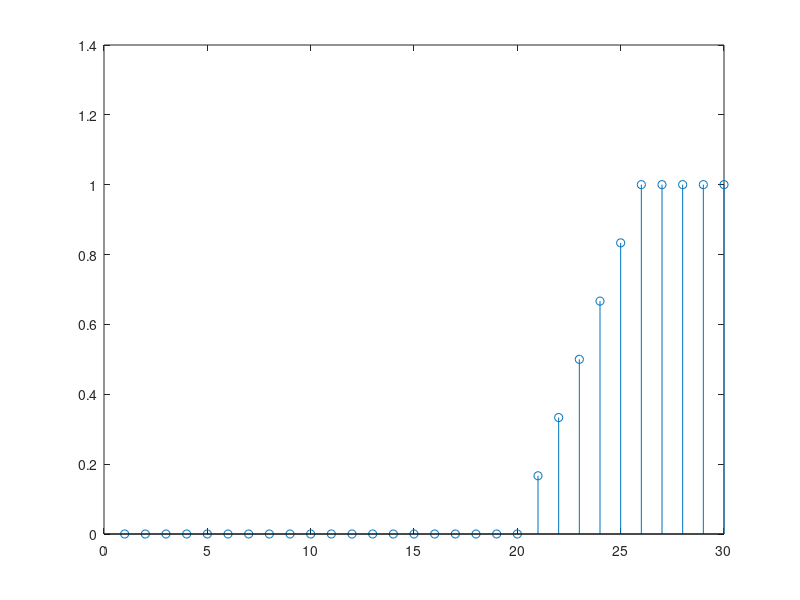

MATLAB code to generate this figure:
clc
clear all
close all

x=zeros(1,20);
x=[x,ones(1,20)]
n=1:30
r=zeros(1,1)

for i=1:30
    
     r(i)=0.1667*x(i)
    for j=1:5
        
        if(i-j>0)
            r(i)=r(i)+0.1667*x(i-j)
        else 
        end
    end
    
end

stem(n,r)